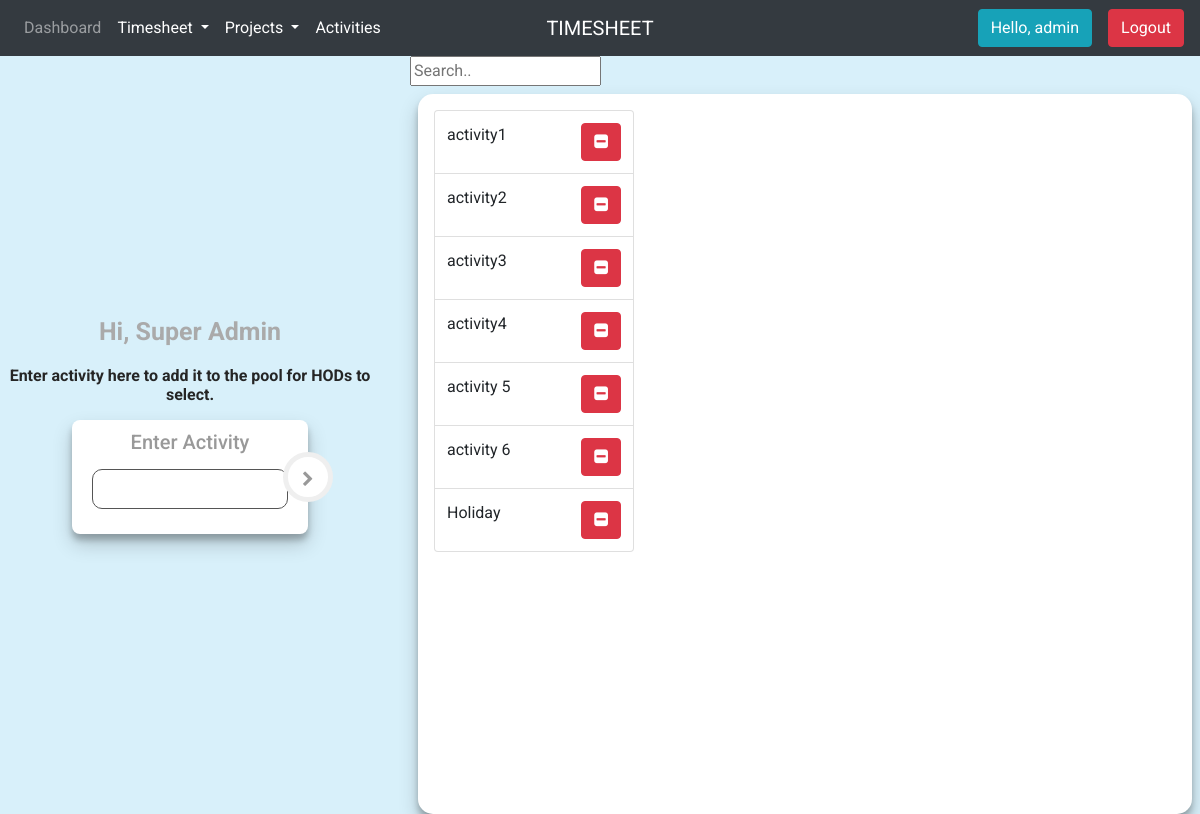
The page /create_activity/ (signed in) on the database its author committed.
### accounts/models.py (models this page shows, shortened)
class Employee(models.Model):
    user = models.OneToOneField(User, null=True, on_delete=models.CASCADE)
    employee_id = models.IntegerField(primary_key=True)
    name = models.CharField(max_length=200, null=True)
    phone = models.CharField(max_length=200, null=True)
    manager = models.ForeignKey('self', on_delete=models.CASCADE, null=True, blank=True)
    date_created = models.DateTimeField(auto_now_add=True, null=True)
    designation_name = (('Office Boy', 'Office Boy'),('Driver', 'Driver'),('Draftman', 'Draftman'),('Assistant', 'Assistant'),
    ('Sr Assistant', 'Sr Assistant'),('Secreatary', 'Secreatary'),('Executive', 'Executive'),('Sr Executive', 'Sr Executive'),
    ('Engineer', 'Engineer'),('Graduate Trainee', 'Graduate Trainee'),('GTE', 'GTE'),('Lead Engineer', 'Lead Engineer'),
    ('Sr Engineer', 'Sr Engineer'),('Manager', 'Manager'),('Assistant Manager', 'Assistant Manager'),
    ('Deputy Manager', 'Deputy Manager'),('Sr Manager', 'Sr Manager'),('Chief Manager', 'Chief Manager'),
    ('General Manager', 'General Manager'),('AVP', 'AVP'),('VP', 'VP'),('DP', 'DP'),('CEO', 'CEO'),('CMD', 'CMD'))
    designation = models.CharField(max_length=200, null=True, choices=designation_name)
    location = models.CharField(max_length=200, null=True, choices=(('Delhi', 'Delhi'), ('Offshore', 'Offshore')))
    department_info = models.ForeignKey('DepInfo', on_delete=models.CASCADE, null=True, blank=True)
    service_type = models.CharField(max_length=200, null=True, choices=(('Regular', 'Regular'), ('Contract', 'Contract')))
    extended_hours = models.BooleanField(null=False, default=False)

class Act(models.Model):
    name = models.CharField(max_length=200, null=True)
    date_created = models.DateTimeField(auto_now_add=True, null=True)

### accounts/decorators.py (the view)
        def wrapper(request, *args, **kwargs):
            group = None
            if request.user.groups.exists():
                groups = request.user.groups.all()
            for group in groups:
                if group.name in allowed_roles:
                    return view_func(request, *args, **kwargs)
            return render(request, 'accounts/error2.html', status=401)

### accounts/forms.py
class ActivityForm(ModelForm):
    class Meta:
        model = Act
        fields = '__all__'
        widgets = {
            'name': forms.TextInput(attrs={'class': 'form-control'}),
        }

### accounts/templatetags/group_check.py (called while the page is built)
@register.filter(name='has_group')
def has_group(user, group_name):
    group = Group.objects.get(name=group_name)
    return True if group in user.groups.all() else False

### accounts/views.py (called while the page is built)
@login_required(login_url='/')
@allowed_users(allowed_roles=['planning_dept'])
def create_activity(request):
    form = ActivityForm()
    acts = Act.objects.all()
    context = {'form': form, 'acts': acts}
    if request.method == 'POST':
        form = ActivityForm(request.POST)
        if form.is_valid():
            form.save()
        return redirect('create_activity')
    return render(request, 'accounts/create_activity.html', context)

### accounts/templates/accounts/create_activity.html (shortened to what this page needs)
{% extends 'accounts/main.html' %}
{% load static %}
{% block content %}
{% include 'accounts/_navbar.html' %}
<div  id="create_activity">
    <div class="row h-100">
    <div class="col-sm-4 my-auto">
    <div class="text-center" style="padding:50px 0">
	<div class="logo">Hi, {{request.user.employee.name}} </div>
    <h6 id="act_info">Enter activity here to add it to the pool for HODs to select.</h6>
	<div class="login-form-1">
			<div class="main-login-form">
				<div class="login-group">
                    <form method="POST" action="">
                            <h5 class="text-center">Enter Activity</h5>
                            {{form}}
                          <button type="submit" class="login-button"><i class="fa fa-chevron-right"></i></button>
                    </form>
				</div>
			</div>
	</div>
</div>
    </div>
    <div class="col-sm-8" id="act_table">
            <input id="myInput" type="text" placeholder="Search..">
       <div class="act-list m-2 p-3">
            <ul role="menu" class="listItems list-group">
            {% for act in acts%}
            <li class="list-group-item my-auto">
                {{act.name}}
                <a href=" {% url 'delete_activity' act.id %} "><button type="button" class="btn btn-danger float-right" id="{{act.id}}"> <i class="fa fa-minus-square"></i></button></a>
            </li>
            {% endfor %}
            </ul>
       </div>
    </div>
    </div>
</div>
{% endblock %}

### accounts/templates/accounts/_navbar.html (shortened to what this page needs)
{% load group_check %}
<nav class="navbar navbar-expand-md navbar-dark bg-dark">
    <div class="navbar-collapse collapse w-100 order-1 order-md-0 dual-collapse2">
        <ul class="navbar-nav mr-auto">
            <li class="nav-item">
                <a class="nav-link" href=" {% url 'dashboard' %} ">Dashboard </a>
            </li>
            <li class="nav-item dropdown">
          <a class="nav-link dropdown-toggle active" href="#" id="navbarDropdown" role="button" data-toggle="dropdown" aria-haspopup="true" aria-expanded="false">
            Timesheet
          </a>
        </li>
            <li class="nav-item dropdown">
          <a class="nav-link dropdown-toggle active" href="#" id="navbarDropdown" role="button" data-toggle="dropdown" aria-haspopup="true" aria-expanded="false">
            Projects
          </a>
        </li>
            {% if request.user|has_group:"hod" or request.user|has_group:"planning_dept" %}
          <li class="nav-item">
            <a class="nav-link active" href="/create">Activities</a>
          </li>
        {%endif%}
        </ul>
    </div>
    <div class="mx-auto order-0">
        <a class="navbar-brand text-uppercase mx-auto" href="#">timesheet</a>
    </div>
    <div class="navbar-collapse collapse w-100 order-3 dual-collapse2">
        <ul class="navbar-nav ml-auto">
            <li class="nav-item">
                <a name="" id="" class="btn btn-info mr-3" href="#" role="button">Hello, {{request.user}} </a>
            </li>
            <li class="nav-item">
                <a name="" id="" class="btn btn-danger" href=" {% url 'logout' %} " role="button">Logout</a>
            </li>
        </ul>
    </div>
</nav>

### static/css/main.css (style rules this page uses)
body { background-color: rgb(216, 240, 250); font-family: 'Roboto', sans-serif; }
#create_activity { height: 90vh; }

### static/css/error.css (style rules this page uses)
* { -webkit-box-sizing: border-box; box-sizing: border-box; }
body { padding: 0; margin: 0; }

### static/css/create_act.css (style rules this page uses)
a { color: #aaaaaa; transition: all ease-in-out 200ms; }
.login-form-1 { max-width: 300px; border-radius: 5px; display: inline-block; }
.main-login-form { position: relative; }
.login-form-1 .form-control { box-shadow: 0 0 0; border-radius: 0; background: #ffffff; color: #555555; padding: 7px 0; font-weight: bold; height:auto; }
.login-group { box-shadow: 0 10px 20px rgba(0,0,0,0.19), 0 6px 6px rgba(0,0,0,0.23); background: #ffffff; color: #999999; border-radius: 8px; padding: 10px 20px; }
.login-form-1 .login-button { position: absolute; right: -25px; top: 50%; background: #ffffff; color: #999999; padding: 11px 0; width: 50px; height: 50px; margin-top: -25px; border: 5px solid #efefef; border-radius: 50%; transition: all ease-in-out 500ms; }
.logo { padding: 15px 0; font-size: 25px; color: #aaaaaa; font-weight: bold; }
.main-login-form .form-control { text-align: center; margin-top: 15px; margin-bottom: 15px; background: transparent; border: 1px solid #555555; border-radius: 10px; }
#act_info { color: rgb(37, 37, 37); font-weight: bold; }
.act-list { height: 100%; background-color: #fff; border-radius: 15px; box-shadow: 0 10px 20px rgba(0,0,0,0.19), 0 6px 6px rgba(0,0,0,0.23); }
#act_table ul { list-style: none; display: inline-grid; grid-template-rows: repeat(14, auto); grid-auto-flow: column; }
#act_table li { padding: .75em; width: 200px; vertical-align: center; }

### rows shown on the page
Act: name "activity1"
Act: name "activity2"
Act: name "activity3"
Act: name "activity4"
Act: name "activity 5"
Act: name "activity 6"
Act: name "Holiday"

### other values the page prints
{{ request.user }} "admin"
{{ request.user.employee.name }} "Super Admin"
